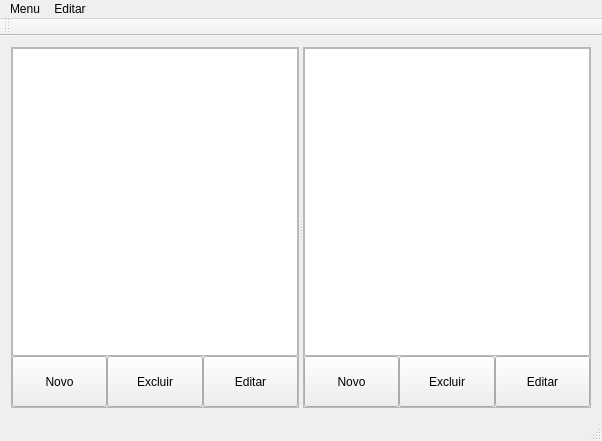
<?xml version="1.0" encoding="UTF-8"?>
<ui version="4.0">
 <class>MainWindow</class>
 <widget class="QMainWindow" name="MainWindow">
  <property name="geometry">
   <rect>
    <x>0</x>
    <y>0</y>
    <width>602</width>
    <height>441</height>
   </rect>
  </property>
  <property name="windowTitle">
   <string>MainWindow</string>
  </property>
  <widget class="QWidget" name="centralWidget">
   <layout class="QVBoxLayout" name="verticalLayout_6">
    <item>
     <widget class="QSplitter" name="splitter">
      <property name="sizePolicy">
       <sizepolicy hsizetype="MinimumExpanding" vsizetype="Preferred">
        <horstretch>0</horstretch>
        <verstretch>0</verstretch>
       </sizepolicy>
      </property>
      <property name="orientation">
       <enum>Qt::Horizontal</enum>
      </property>
      <widget class="QFrame" name="frame">
       <property name="frameShape">
        <enum>QFrame::StyledPanel</enum>
       </property>
       <property name="frameShadow">
        <enum>QFrame::Raised</enum>
       </property>
       <layout class="QVBoxLayout" name="verticalLayout_5">
        <property name="spacing">
         <number>0</number>
        </property>
        <property name="leftMargin">
         <number>0</number>
        </property>
        <property name="topMargin">
         <number>0</number>
        </property>
        <property name="rightMargin">
         <number>0</number>
        </property>
        <property name="bottomMargin">
         <number>0</number>
        </property>
        <item>
         <layout class="QVBoxLayout" name="verticalLayout_3" stretch="6,1">
          <property name="spacing">
           <number>0</number>
          </property>
          <property name="leftMargin">
           <number>0</number>
          </property>
          <property name="topMargin">
           <number>0</number>
          </property>
          <property name="rightMargin">
           <number>0</number>
          </property>
          <property name="bottomMargin">
           <number>0</number>
          </property>
          <item>
           <widget class="QTreeView" name="treeViewCompras"/>
          </item>
          <item>
           <widget class="QWidget" name="widgetCompra" native="true">
            <layout class="QVBoxLayout" name="verticalLayout">
             <property name="spacing">
              <number>0</number>
             </property>
             <property name="leftMargin">
              <number>0</number>
             </property>
             <property name="topMargin">
              <number>0</number>
             </property>
             <property name="rightMargin">
              <number>0</number>
             </property>
             <property name="bottomMargin">
              <number>0</number>
             </property>
             <item>
              <layout class="QHBoxLayout" name="horizontalLayout">
               <property name="spacing">
                <number>0</number>
               </property>
               <property name="leftMargin">
                <number>0</number>
               </property>
               <property name="topMargin">
                <number>0</number>
               </property>
               <property name="rightMargin">
                <number>0</number>
               </property>
               <property name="bottomMargin">
                <number>0</number>
               </property>
               <item>
                <widget class="QPushButton" name="adicionarCompra">
                 <property name="sizePolicy">
                  <sizepolicy hsizetype="Expanding" vsizetype="Expanding">
                   <horstretch>0</horstretch>
                   <verstretch>0</verstretch>
                  </sizepolicy>
                 </property>
                 <property name="text">
                  <string>Novo</string>
                 </property>
                </widget>
               </item>
               <item>
                <widget class="QPushButton" name="excluirCompra">
                 <property name="sizePolicy">
                  <sizepolicy hsizetype="Expanding" vsizetype="Expanding">
                   <horstretch>0</horstretch>
                   <verstretch>0</verstretch>
                  </sizepolicy>
                 </property>
                 <property name="text">
                  <string>Excluir</string>
                 </property>
                </widget>
               </item>
               <item>
                <widget class="QPushButton" name="editarCompra">
                 <property name="sizePolicy">
                  <sizepolicy hsizetype="Expanding" vsizetype="Expanding">
                   <horstretch>0</horstretch>
                   <verstretch>0</verstretch>
                  </sizepolicy>
                 </property>
                 <property name="text">
                  <string>Editar</string>
                 </property>
                </widget>
               </item>
              </layout>
             </item>
            </layout>
           </widget>
          </item>
         </layout>
        </item>
       </layout>
      </widget>
      <widget class="QFrame" name="frame_2">
       <property name="frameShape">
        <enum>QFrame::StyledPanel</enum>
       </property>
       <property name="frameShadow">
        <enum>QFrame::Raised</enum>
       </property>
       <layout class="QVBoxLayout" name="verticalLayout_4">
        <property name="spacing">
         <number>0</number>
        </property>
        <property name="leftMargin">
         <number>0</number>
        </property>
        <property name="topMargin">
         <number>0</number>
        </property>
        <property name="rightMargin">
         <number>0</number>
        </property>
        <property name="bottomMargin">
         <number>0</number>
        </property>
        <item>
         <layout class="QVBoxLayout" name="verticalLayout_2" stretch="6,1">
          <property name="spacing">
           <number>0</number>
          </property>
          <property name="leftMargin">
           <number>0</number>
          </property>
          <property name="topMargin">
           <number>0</number>
          </property>
          <property name="rightMargin">
           <number>0</number>
          </property>
          <property name="bottomMargin">
           <number>0</number>
          </property>
          <item>
           <widget class="QTreeView" name="treeViewProdutos"/>
          </item>
          <item>
           <widget class="QWidget" name="widgetProduto" native="true">
            <layout class="QHBoxLayout" name="horizontalLayout_2">
             <property name="spacing">
              <number>0</number>
             </property>
             <property name="leftMargin">
              <number>0</number>
             </property>
             <property name="topMargin">
              <number>0</number>
             </property>
             <property name="rightMargin">
              <number>0</number>
             </property>
             <property name="bottomMargin">
              <number>0</number>
             </property>
             <item>
              <widget class="QPushButton" name="adicionarProduto">
               <property name="sizePolicy">
                <sizepolicy hsizetype="Expanding" vsizetype="Expanding">
                 <horstretch>0</horstretch>
                 <verstretch>0</verstretch>
                </sizepolicy>
               </property>
               <property name="text">
                <string>Novo</string>
               </property>
              </widget>
             </item>
             <item>
              <widget class="QPushButton" name="excluirProduto">
               <property name="sizePolicy">
                <sizepolicy hsizetype="Expanding" vsizetype="Expanding">
                 <horstretch>0</horstretch>
                 <verstretch>0</verstretch>
                </sizepolicy>
               </property>
               <property name="text">
                <string>Excluir</string>
               </property>
              </widget>
             </item>
             <item>
              <widget class="QPushButton" name="editarProduto">
               <property name="sizePolicy">
                <sizepolicy hsizetype="Expanding" vsizetype="Expanding">
                 <horstretch>0</horstretch>
                 <verstretch>0</verstretch>
                </sizepolicy>
               </property>
               <property name="text">
                <string>Editar</string>
               </property>
              </widget>
             </item>
            </layout>
           </widget>
          </item>
         </layout>
        </item>
       </layout>
      </widget>
     </widget>
    </item>
   </layout>
  </widget>
  <widget class="QToolBar" name="mainToolBar">
   <attribute name="toolBarArea">
    <enum>TopToolBarArea</enum>
   </attribute>
   <attribute name="toolBarBreak">
    <bool>false</bool>
   </attribute>
  </widget>
  <widget class="QStatusBar" name="statusBar"/>
  <widget class="QMenuBar" name="menuBar">
   <property name="geometry">
    <rect>
     <x>0</x>
     <y>0</y>
     <width>602</width>
     <height>25</height>
    </rect>
   </property>
   <widget class="QMenu" name="menuMenu">
    <property name="title">
     <string>Menu</string>
    </property>
    <addaction name="actionSair"/>
   </widget>
   <widget class="QMenu" name="menuEditar">
    <property name="title">
     <string>Editar</string>
    </property>
    <addaction name="actionEditar_Compra"/>
    <addaction name="actionEditar_Produto"/>
   </widget>
   <addaction name="menuMenu"/>
   <addaction name="menuEditar"/>
  </widget>
  <action name="action_Conta">
   <property name="text">
    <string>Adicionar Compra</string>
   </property>
  </action>
  <action name="actionAdicionar_Produto">
   <property name="text">
    <string>Adicionar Produto</string>
   </property>
  </action>
  <action name="actionEditar_Compra">
   <property name="text">
    <string>Compra</string>
   </property>
  </action>
  <action name="actionEditar_Produto">
   <property name="text">
    <string>Produto</string>
   </property>
  </action>
  <action name="actionSair">
   <property name="text">
    <string>Sair</string>
   </property>
  </action>
  <action name="actionCompra">
   <property name="text">
    <string>Compra</string>
   </property>
  </action>
  <action name="actionProduto">
   <property name="text">
    <string>Produto</string>
   </property>
  </action>
  <action name="actionCompra_2">
   <property name="text">
    <string>Compra</string>
   </property>
  </action>
  <action name="actionProdut">
   <property name="text">
    <string>Produto</string>
   </property>
  </action>
 </widget>
 <layoutdefault spacing="6" margin="11"/>
 <resources/>
 <connections/>
</ui>
